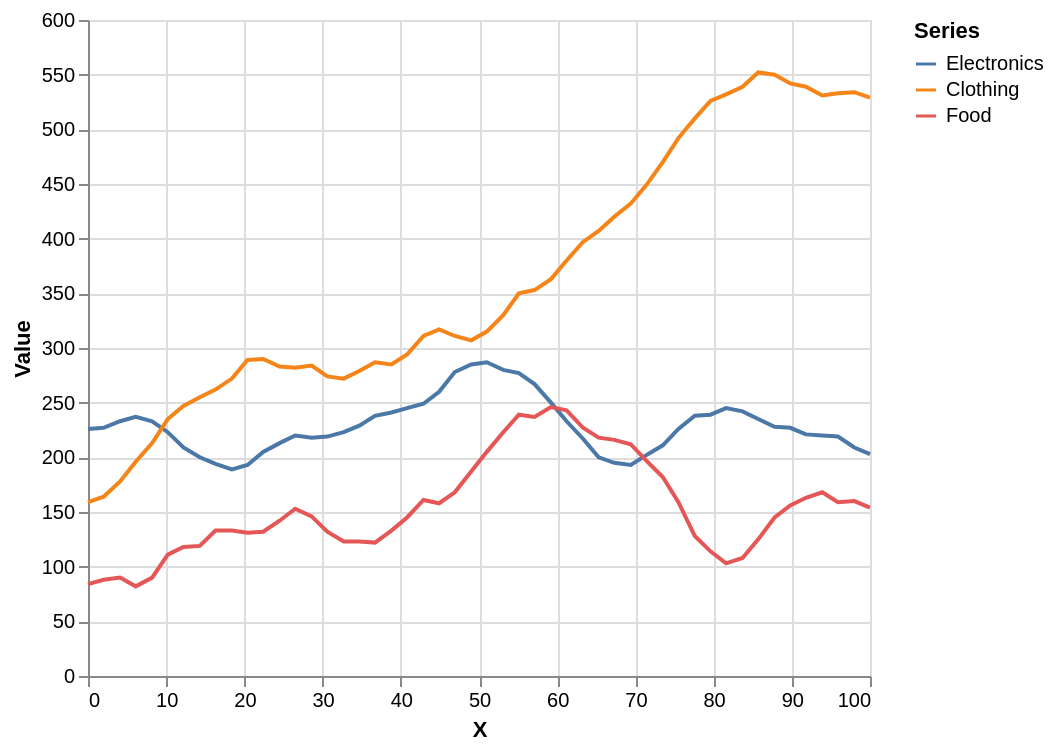

Vega-Lite specification for this chart:
### Vega-Lite specification from a JSON file in a GitHub repository (floating-point values rounded to 4 significant figures; data arrays with more than 128 entries replaced by an {"elided": "..."} marker saying what was removed)
{"mark": "line", "encoding": {"x": {"field": "X", "type": "quantitative", "scale": {"nice": false, "zero": true}, "axis": {"format": ",.12~g"}}, "y": {"field": "Value", "type": "quantitative", "scale": {"zero": true}, "axis": {"format": ",.12~g"}}, "color": {"field": "Series", "type": "nominal", "sort": null, "scale": {"scheme": "tableau10"}}}, "config": {"view": {"continuousWidth": 391, "continuousHeight": 328}, "axisX": {"labelLimit": 100, "labelFontSize": 10}, "axisY": {"labelFontSize": 10}, "facet": {"spacing": 33}, "mark": {"tooltip": true}}, "data": {"values": {"elided": "150 records"}}, "$schema": "https://vega.github.io/schema/vega-lite/v5.json", "background": "white"}
